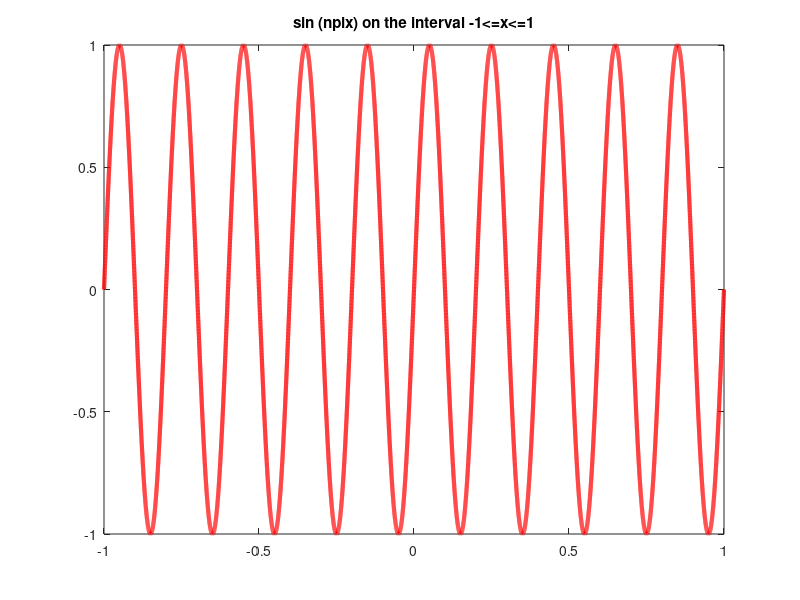

The MATLAB script that drew this image:
clc
clear all
close all
x=-1:0.0001:1;
for n=1:10;
   sign=sin(n*pi*x);
end
plot(x,sign, 'r','linewidth' ,3);
title('sin (npix) on the interval -1<=x<=1'); 